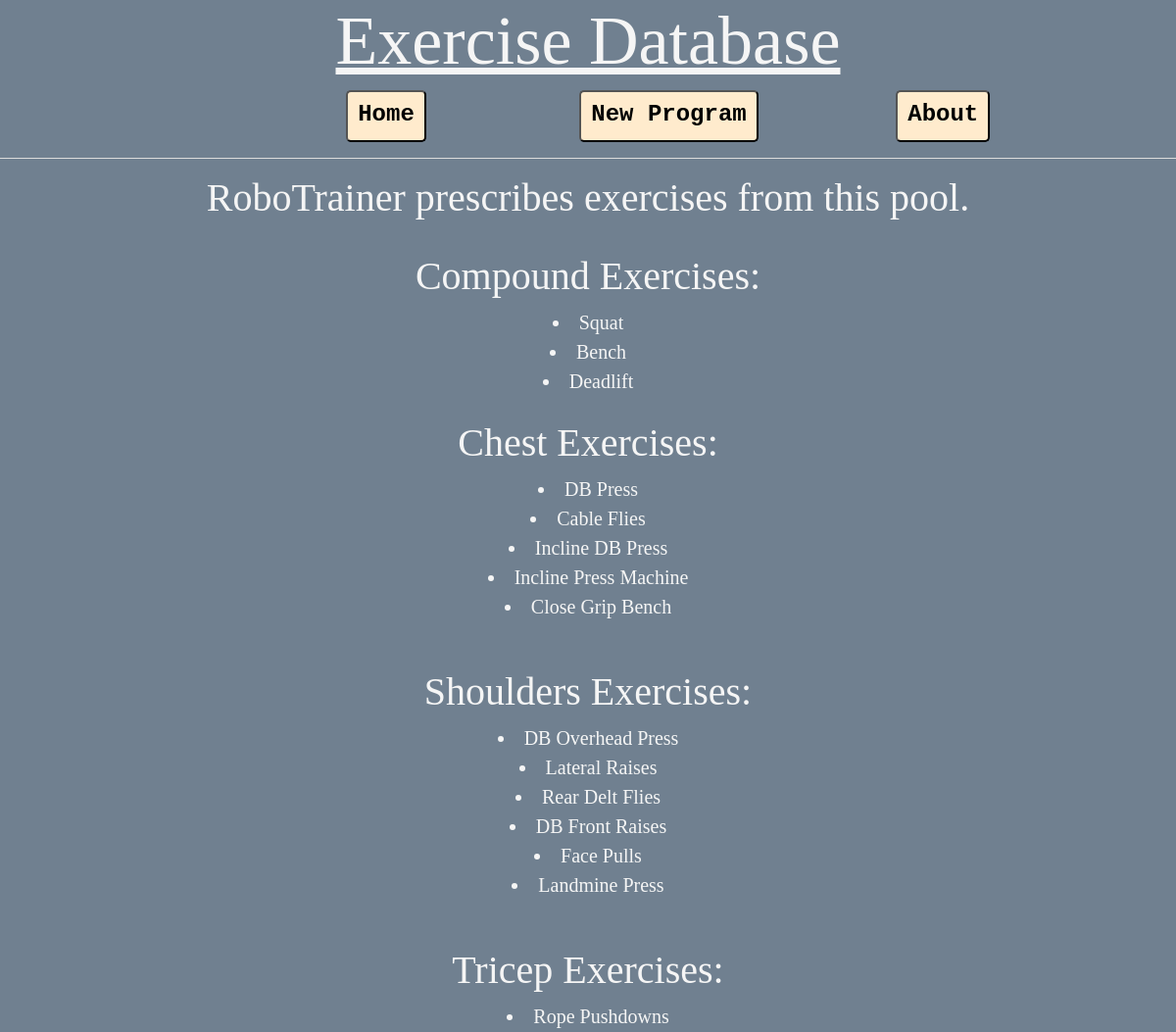
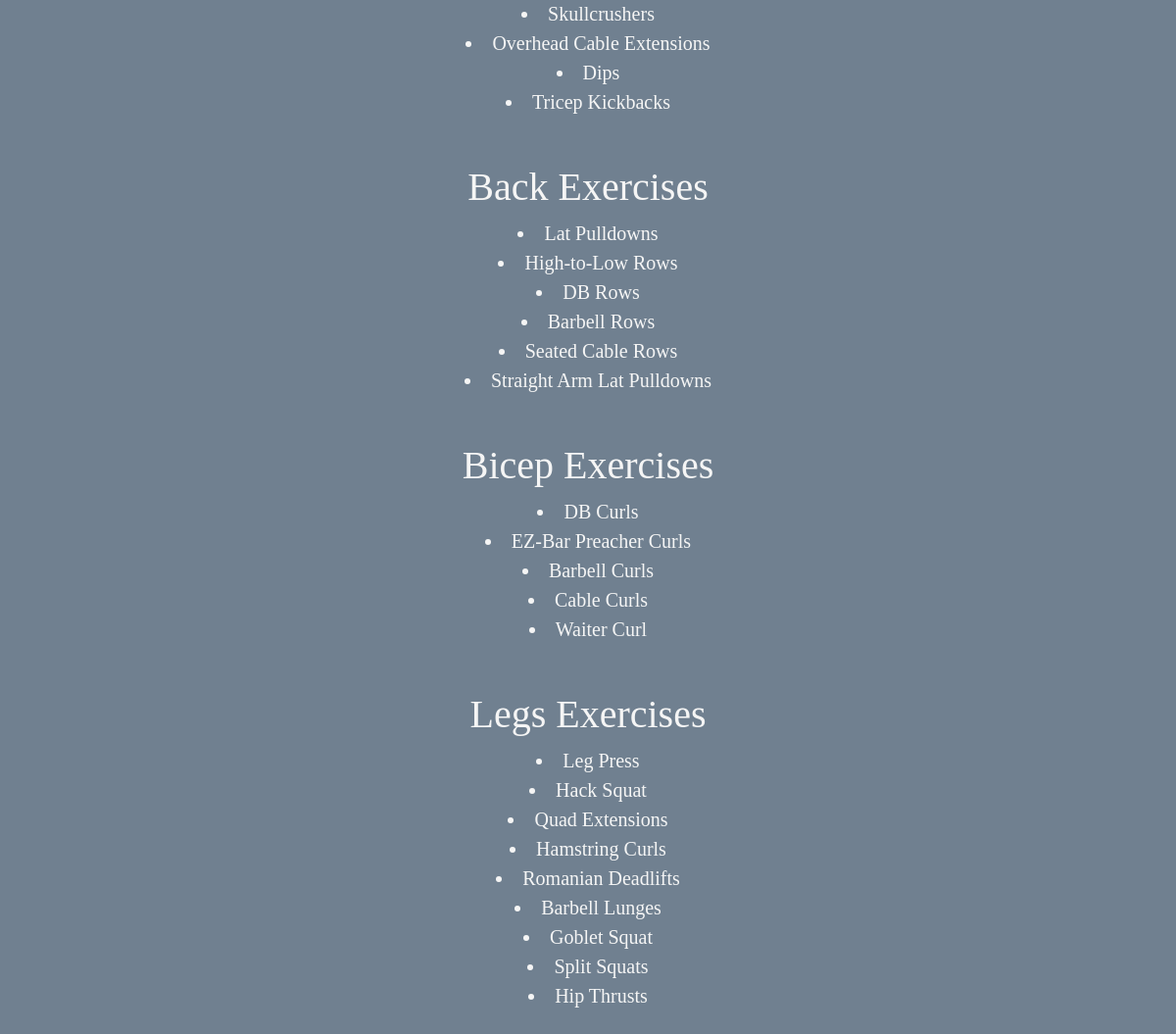
The app's page /allexercises with its own data (2 pictures, top to bottom).
### RoboTrainer.py (models this page shows)
class Accessories(db.Model):
    __tablename__ = "accessories"
    id = db.Column(db.Integer, primary_key=True)
    muscle = db.Column(db.String)
    name = db.Column(db.String)

### RoboTrainer.py (the view)
@app.route('/allexercises')
def all():
    chests = Accessories.query.filter_by(
        muscle="chest").order_by(Accessories.id).all()
    shoulders = Accessories.query.filter_by(
        muscle="shoulders").order_by(Accessories.id).all()
    triceps = Accessories.query.filter_by(
        muscle="triceps").order_by(Accessories.id).all()
    backs = Accessories.query.filter_by(
        muscle="back").order_by(Accessories.id).all()
    biceps = Accessories.query.filter_by(
        muscle="biceps").order_by(Accessories.id).all()
    legs = Accessories.query.filter_by(
        muscle="legs").order_by(Accessories.id).all()
    return render_template("exercises.html", chests=chests, shoulders=shoulders, triceps=triceps,
                           backs=backs, biceps=biceps, legs=legs)

### templates/exercises.html (shortened to what this page needs)
{% extends "base.html" %}
{% block content %}
<h1 style="color:whitesmoke; font-size: 70px; font-family: rockwell; text-align: center">
    <u>Exercise Database</u>
</h1>
<ul>
    <li style="padding-left: 27%; margin-right:0;"">
        <form style=" font-family:'Courier New', Courier, monospace; text-align:center; font-size:24px;" method="get"
        action="{{ url_for('home') }}">
        <button title="Return to home page"
            style="font-family:'Courier New', Courier, monospace; margin-right:6rem;"><b>Home</b></button>
        </form>
    </li>
    <li style="padding-left:3.5rem">
        <form style="font-family:'Courier New', Courier, monospace; text-align:center; font-size:24px;" method="get"
            action="{{ url_for('new') }}">
            <button title="Get your own personalized program" style="font-family:'Courier New', Courier, monospace;"
                type="submit"><b>New Program</b></button>
        </form>
    </li>
    <li style="padding-left:8.5rem;">
        <form style="font-family:'Courier New', Courier, monospace; text-align:center; font-size:24px;" method="get"
            action="{{ url_for('about') }}">
            <button title="Learn about RoboTrainer's program" style="font-family:'Courier New', Courier, monospace;"
                type="submit"><b>About</b></button>
        </form>
    </li>
</ul>
<hr style="color:whitesmoke; background-color:whitesmoke;">
<h1 class="exer" style="text-align:center; color:whitesmoke; font-family: rockwell">
    RoboTrainer prescribes exercises from this pool.</h1>
<br>
<h1>Compound Exercises:</h1>
<li>Squat</li>
<li>Bench</li>
<li>Deadlift</li>
<br>
<h1>Chest Exercises:</h1>
{% for chest in chests %}
<li>{{chest.name}}</li>
{% endfor %}
<h1><br>Shoulders
    Exercises:</h1>
{% for shoulder in shoulders %}
<li>{{shoulder.name}}</li>
{% endfor %}
<h1><br>Tricep Exercises:
</h1>
{% for tricep in triceps %}
<li>{{tricep.name}}</li>
{% endfor %}
<h1><br>Back Exercises</h1>
{% for back in backs %}
<li>{{back.name}}</li>
{% endfor %}
<h1><br>Bicep Exercises
</h1>
{% for bicep in biceps %}
<li>{{bicep.name}}</li>
{% endfor %}
<h1><br>Legs Exercises</h1>
{% for leg in legs %}
<li>{{leg.name}}</li>
{% endfor %}
<br>
<br>
{% endblock %}

### templates/base.html (shortened to what this page needs)
<!DOCTYPE html>
<html>
<head>
    <link rel="stylesheet" href="https://stackpath.bootstrapcdn.com/bootstrap/4.3.1/css/bootstrap.min.css"
>
</head>
<body style="background-color:slategrey;">
    {% block content %}
    {% endblock %}
</body>
</html>

### templates/exercises.html (style rules this page uses)
button { border-radius: 5px; color: black; background-color: blanchedalmond; padding: 5px 10px 8px 10px; }
h1 { font-family: rockwell; text-align: center; color: whitesmoke; }
ul>li { display: inline-block; list-style: none; }
li { font-family: rockwell; text-align: center; color: whitesmoke; font-size: 20px; }

### records on screen
Accessories: name "DB Press"
Accessories: name "Cable Flies"
Accessories: name "Incline DB Press"
Accessories: name "Incline Press Machine"
Accessories: name "Close Grip Bench"
Accessories: name "DB Overhead Press"
Accessories: name "Lateral Raises"
Accessories: name "Rear Delt Flies"
Accessories: name "DB Front Raises"
Accessories: name "Face Pulls"
Accessories: name "Landmine Press"
Accessories: name "Rope Pushdowns"
Accessories: name "Skullcrushers"
Accessories: name "Overhead Cable Extensions"
Accessories: name "Dips"
Accessories: name "Tricep Kickbacks"
Accessories: name "Lat Pulldowns"
Accessories: name "High-to-Low Rows"
Accessories: name "DB Rows"
Accessories: name "Barbell Rows"
Accessories: name "Seated Cable Rows"
Accessories: name "Straight Arm Lat Pulldowns"
Accessories: name "DB Curls"
Accessories: name "EZ-Bar Preacher Curls"
Accessories: name "Barbell Curls"
Accessories: name "Cable Curls"
Accessories: name "Waiter Curl"
Accessories: name "Leg Press"
Accessories: name "Hack Squat"
Accessories: name "Quad Extensions"
Accessories: name "Hamstring Curls"
Accessories: name "Romanian Deadlifts"
Accessories: name "Barbell Lunges"
Accessories: name "Goblet Squat"
Accessories: name "Split Squats"
Accessories: name "Hip Thrusts"
